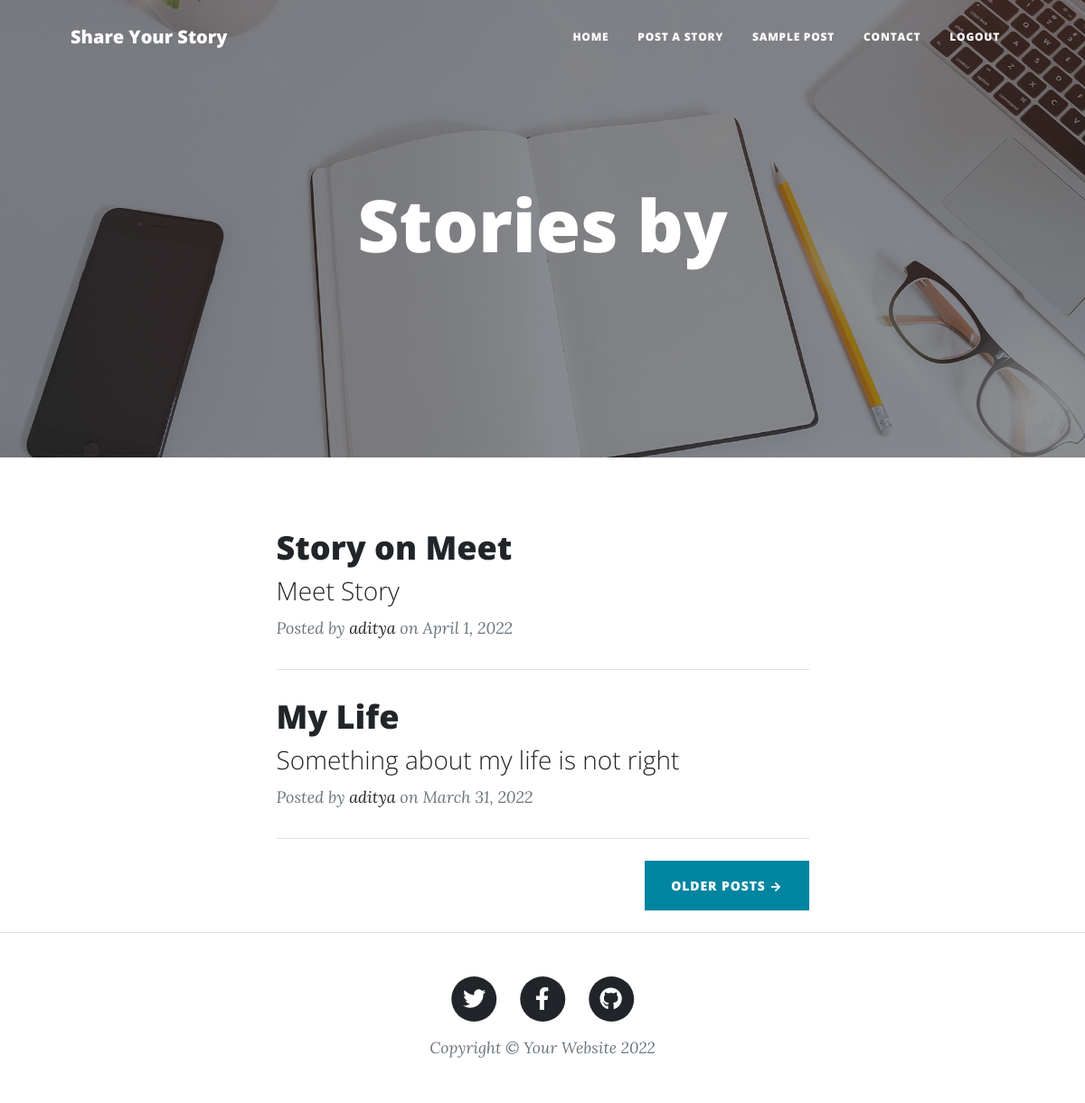
Page /profile/1/ on the committed database.
### base/models.py (models this page shows, shortened)
class Story(models.Model):
    author = models.ForeignKey(User, on_delete=models.CASCADE)
    title = models.CharField(max_length=200)
    summary = models.CharField(max_length=200)
    content = models.TextField(null=True)
    created = models.DateTimeField(auto_now=True)
    updated = models.DateTimeField(auto_now_add=True)
    class Meta:
        ordering = ['-created', '-updated']

### base/views.py (the view)
# urls.py: path('profile/<str:pk>/', views.profile, name='profile'),
def profile(request, pk):
    stories = Story.objects.filter(author=pk)
    context = {'stories': stories}
    return render(request, 'base/profileMain.html', context)

### base/templates/base/profileMain.html
{% extends 'base/profile.html' %} {% block content %}
<div class="container px-4 px-lg-5">
  <div class="row gx-4 gx-lg-5 justify-content-center">
    <div class="col-md-10 col-lg-8 col-xl-7">
      {% for story in stories %}
      <div class="post-preview">
        <a href="{% url 'view-post' story.id %}">
          <h2 class="post-title">{{story.title | capfirst}}</h2>
          <h3 class="post-subtitle">{{story.summary}}</h3>
        </a>
        <p class="post-meta">
          Posted by
          <a href="{% url 'profile' story.author.id %}">{{story.author}}</a>
          on {{story.created | date}}
        </p>
      </div>
      <hr class="my-4" />
      {% endfor %}
      <div class="d-flex justify-content-end mb-4">
        <a class="btn btn-primary text-uppercase" href="#!">Older Posts →</a>
      </div>
    </div>
  </div>
</div>
{% endblock content %}

### rows in the picture
Story: title "Story on Meet", summary "Meet Story", author "aditya", created "April 1, 2022"
Story: title "My Life", summary "Something about my life is not right", author "aditya", created "March 31, 2022"
